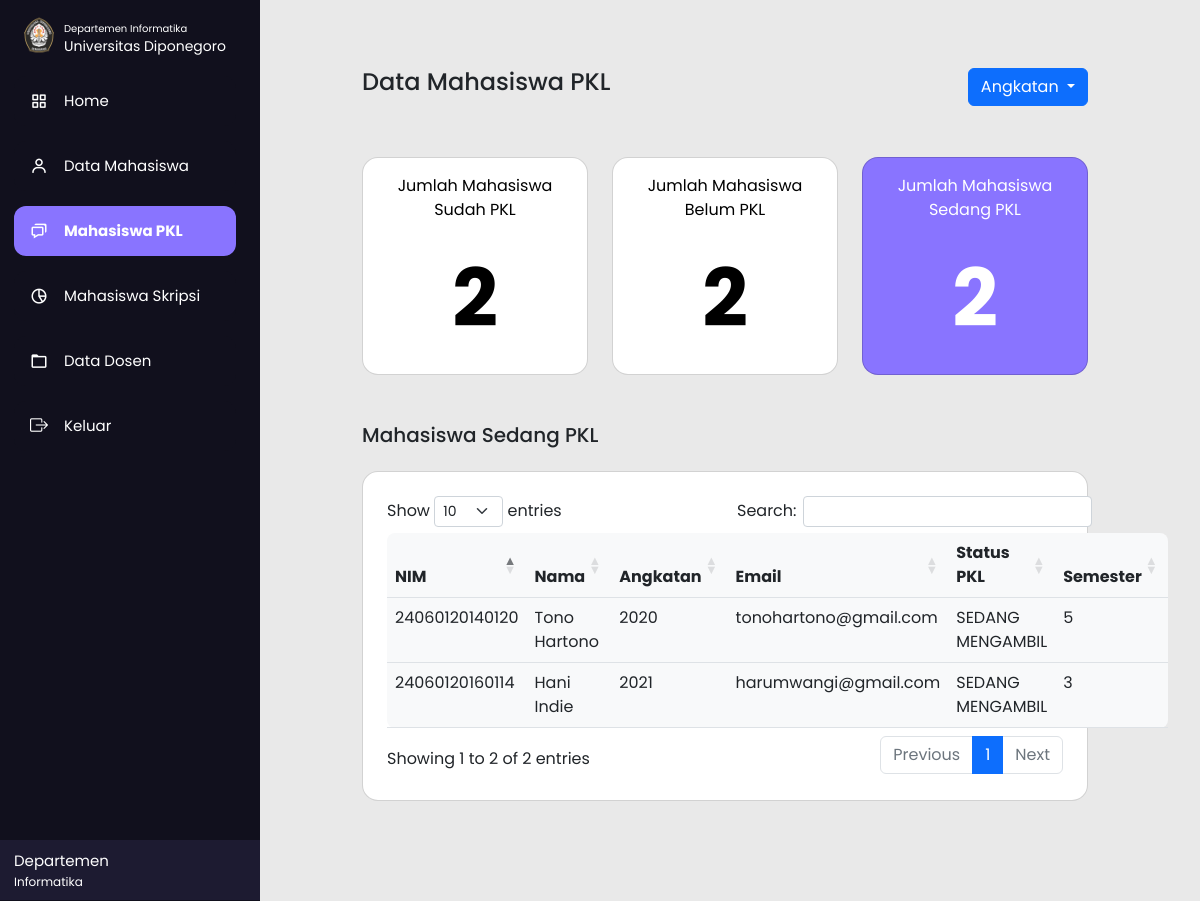
/departemen/mhssedangpkl.php, run on the app's committed database.
### tables this page shows
CREATE TABLE `tb_mhs` (
  `nim` varchar(14) NOT NULL,
  `nama` varchar(50) NOT NULL,
  `alamat` varchar(255) NOT NULL,
  `kode_kota` varchar(11) NOT NULL,
  `angkatan` varchar(4) NOT NULL,
  `jalur_masuk` varchar(10) NOT NULL,
  `email` varchar(255) NOT NULL,
  `no_hp` varchar(14) NOT NULL,
  `status` varchar(25) NOT NULL,
  `foto_mhs` varchar(255) NOT NULL,
  `kode_wali` varchar(5) NOT NULL,
  `semester` varchar(2) NOT NULL
);

CREATE TABLE `tb_pkl` (
  `nim` varchar(14) NOT NULL,
  `status_pkl` varchar(255) NOT NULL,
  `nilai_pkl` varchar(2) DEFAULT NULL,
  `scan_pkl` varbinary(8000) DEFAULT NULL,
  `verif_pkl` varchar(11) NOT NULL DEFAULT 'belum'
);

### departemen/mhssedangpkl.php (the view, shortened to what this page needs)
<?php
  include'../db_login.php';
?>
<!DOCTYPE html>
<html lang="en" dir="ltr">
  <head>
    <link rel="stylesheet" href="./style.css">
    <link href="https://cdn.jsdelivr.net/npm/bootstrap@5.2.2/dist/css/bootstrap.min.css" rel="stylesheet">
    <link href='https://unpkg.com/boxicons@2.0.7/css/boxicons.min.css' rel='stylesheet'>
    <link rel="stylesheet" href="https://cdn.datatables.net/1.12.1/css/dataTables.bootstrap5.min.css">
    <link rel="stylesheet" href="https://cdnjs.cloudflare.com/ajax/libs/twitter-bootstrap/5.2.0/css/bootstrap.min.css">
    <link rel="stylesheet" href="https://cdn.jsdelivr.net/npm/bootstrap-icons@1.9.1/font/bootstrap-icons.css">
    </head>
<body>
  <div class="sidebar">
  <div class="logo-details">
      <i> <img src="../asset/img/undip.png" style="width:40px ; padding-bottom:5px" alt=""></i>
        <div class="logo_name" style="padding-top: 5px;"> <div style="font-size:10px ;">Departemen Informatika</div>  Universitas Diponegoro</div>
    </div>
    <ul class="nav-list" id="nav-list">
      <li>
        <a class="nav-link " href="index.php">
          <i class='bx bx-grid-alt'></i>
          <span class="links_name">Home</span>
        </a>
      </li>
      <li>
       <a class="nav-link " href="datamhs.php">
         <i class='bx bx-user' ></i>
         <span class="links_name">Data Mahasiswa</span>
       </a>
     </li>
     <li>
       <a class="nav-link active" href="mhspkl.php">
         <i class='bx bx-chat' ></i>
         <span class="links_name">Mahasiswa PKL</span>
       </a>
     </li>
     <li>
       <a class="nav-link" href="mhsskripsi.php">
         <i class='bx bx-pie-chart-alt-2' ></i>
         <span class="links_name">Mahasiswa Skripsi</span>
       </a>
     </li>
     <li>
       <a class="nav-link" href="datadosen.php">
         <i class='bx bx-folder' ></i>
         <span class="links_name">Data Dosen</span>
       </a>
     </li>
     <li>
       <a class="nav-link" href="../logout.php">
         <i class="bi bi-box-arrow-right"></i>
         <span class="links_name">Keluar</span>
       </a>
     </li>
     <li class="profile">
         <div class="profile-details">
           <div class="name_job">
             <div class="name">Departemen</div>
             <div class="email">Informatika</div>
           </div>
         </div>
     </li>
    </ul>
  </div>
  <section class="home-section">
    <div class="container-fluid">
      <div class="h4 mt-5 w-100 ">Data Mahasiswa PKL
      <div class="dropdown float-end">
      <a class="btn btn-primary dropdown-toggle" href="mhssedangpkl.php" role="button" data-bs-toggle="dropdown" aria-expanded="false">
        Angkatan
      </a>
    </div>
      </div><br>
      <div class="row row-cols-1 row-cols-md-3 g-4 mt-1">
      <?php
          $ambildata = mysqli_query($conn, "SELECT * FROM tb_mhs m, tb_pkl p WHERE  m.nim = p.nim AND status_pkl = 'LULUS'");
          $lulus = 0;
          while ($data = mysqli_fetch_array($ambildata)) {
              $lulus++;
              }
          $ambildata = mysqli_query($conn, "SELECT * FROM tb_mhs m, tb_pkl p WHERE  m.nim = p.nim AND status_pkl = 'BELUM MENGAMBIL'");
          $belum = 0;
          while ($data = mysqli_fetch_array($ambildata)) {
              $belum++;
              }
          $ambildata = mysqli_query($conn,"SELECT * FROM tb_mhs m, tb_pkl p WHERE  m.nim = p.nim AND status_pkl = 'SEDANG MENGAMBIL'");
          $sedang = 0;
          while ($data = mysqli_fetch_array($ambildata)) {
              $sedang++;
              }
      ?>
        <div class="col">
          <a href="mhspkl.php">
          <div class="card rounded-4  ">
            <div class="card-body">
              <p class="text-center">Jumlah Mahasiswa Sudah PKL</p>
              <p class="card-text jumlah text-center"><?= $lulus; ?></p>
            </div>
          </div>
          </a>
        </div>
        <div class="col">
          <a href="mhsbelumpkl.php">
          <div class="card rounded-4 ">
            <div class="card-body">
              <p class="text-center">Jumlah Mahasiswa Belum PKL</p>
              <p class="card-text jumlah text-center"><?= $belum; ?></p>
            </div>
          </div>
          </a>
        </div>
        <div class="col">
          <a href="mhssedangpkl.php">
          <div class="card rounded-4 card-active ">
            <div class="card-body">
              <p class="text-center">Jumlah Mahasiswa Sedang PKL</p>
              <p class="card-text jumlah text-center"><?= $sedang; ?></p>
            </div>
          </div>
          </a>
        </div>
      </div>
      <br>
      <div class="h5 mt-4 mb-4 w-100">Mahasiswa Sedang PKL</div>
      <div class="card p-4 rounded-4">
      <table id="example" class="table  bg-light rounded-3" style="width:100%">
        <thead>
            <tr>
                <th>NIM</th>
                <th>Nama</th>
                <th>Angkatan</th>
                <th>Email</th>
                <th>Status PKL</th>
                <th>Semester</th>
            </tr>
        </thead>
        <tbody>
          <?php
          $ambildata = mysqli_query($conn, 'SELECT * FROM tb_mhs m, tb_pkl p WHERE  m.nim = p.nim AND status_pkl = "SEDANG MENGAMBIL"'  );
          while ($data = mysqli_fetch_array($ambildata)) {
              $nim = $data['nim'];
              $nama = $data['nama'];
              $angkatan = $data['angkatan'];
              $email = $data['email'];
              $status = $data['status_pkl'];
              $semester = $data['semester'];
          ?>
        <tr>
          <td><?= $nim ?></td>
          <td><?= $nama; ?></td>
          <td><?= $angkatan; ?></td>
          <td><?= $email; ?></td>
          <td><?= $status; ?></td>
          <td><?= $semester; ?></td>
        </tr>
        <?php
          }
        ?>
    </table>
    </div>
    </div>
</body>
 </html>

### departemen/style.css (style rules this page uses)
* { margin: 0; padding: 0; box-sizing: border-box; font-family: "Poppins" , sans-serif; }
.sidebar { position: fixed; left: 0; top: 0; height: 100%; width: 260px; background: #11101D; padding: 6px 14px; z-index: 99; transition: all 0.5s ease; }
.sidebar .logo-details { height: 60px; display: flex; align-items: center; position: relative; }
.sidebar .logo-details img { opacity: 1; transition: all 0.5s ease; size: 10px; }
.sidebar .logo-details .logo_name { color: #fff; font-size: 14px; opacity: 1; transition: all 0.5s ease; }
.sidebar i { color: #fff; height: 60px; min-width: 50px; font-size: 28px; text-align: center; line-height: 60px; }
.sidebar .nav-list { height: 100%; margin-top: 10px; margin-left: -32px; margin-right: 10px; }
.sidebar .nav-list .active, .nav-link:hover { background-color:#8974FF; }
.sidebar .nav-list .active .links_name { font-weight: bold; }
.sidebar li { position: relative; margin: px 0; list-style: none; margin-bottom: 15px; }
.sidebar li a { display: flex; height: 100%; width: 100%; border-radius: 12px; align-items: center; text-decoration: none; transition: all 0.4s ease; background: #11101D; }
.sidebar li a .links_name { color: #fff; font-size: 15px; font-weight: 400; white-space: nowrap; opacity: 1; pointer-events: auto; transition: 0.4s; }
.sidebar li i { height: 50px; line-height: 50px; font-size: 18px; border-radius: 12px; }
.sidebar li.profile { position: fixed; height: 60px; width: 260px; left: 0; bottom: -14px; padding: 10px 14px; background: #1d1b31; transition: all 0.5s ease; overflow: hidden; }
.sidebar li .profile-details { display: flex; align-items: center; flex-wrap: nowrap; }
.sidebar li.profile .name, .sidebar li.profile .email { font-size: 15px; font-weight: 400; color: #fff; white-space: nowrap; }
.sidebar li.profile .email { font-size: 12px; }
.home-section { position: relative; background: #e9e9e9; min-height: 100vh; padding: 100px; padding-top: 20px; left: 250px; width: calc(100% - 250px); transition: all 0.5s ease; z-index: 2; }
.home-section a .card { text-decoration: none; color: black; }
.home-section a { text-decoration: none; }
.jumlah { font-size: 80px; font-weight: bold; }
.home-section a .card-active { color: white; background-color: #8974FF; }

### departemen/mhssedangpkl.php (style rules this page uses)
.home-section a .card { text-decoration: none; color: black; }
.home-section a { text-decoration: none; }
.home-section a .card-active { color: white; background-color: #8974FF; }

### data on the page
tb_mhs: tb_pkl.nim "24060120140120", nama "Tono Hartono", angkatan "2020", email "tonohartono@gmail.com", tb_pkl.status_pkl "SEDANG MENGAMBIL", semester "5"
tb_mhs: tb_pkl.nim "24060120160114", nama "Hani Indie", angkatan "2021", email "harumwangi@gmail.com", tb_pkl.status_pkl "SEDANG MENGAMBIL", semester "3"

### other printed values
$lulus "2"
$belum "2"
$sedang "2"
